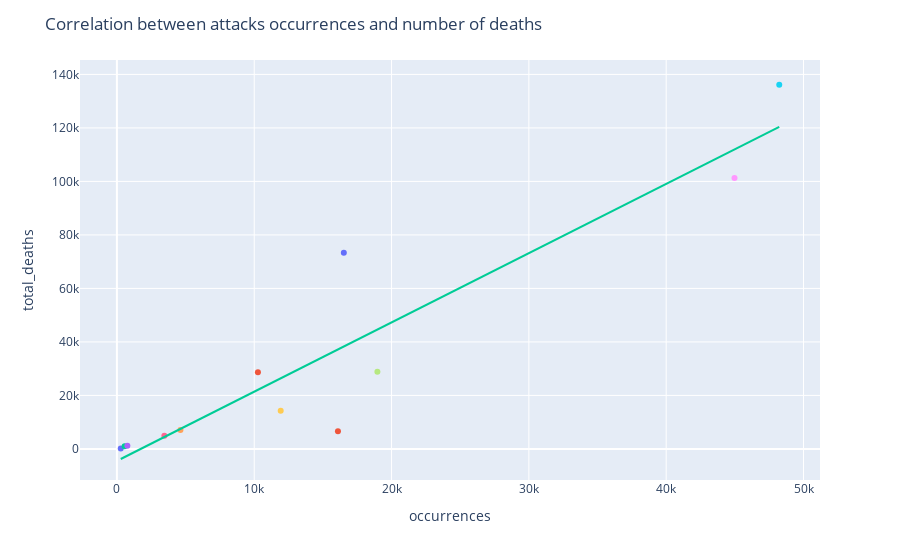

Notebook source saved alongside this figure:
### Code cell
fig_victim = px.scatter(df_summary, x="occurrences", y="total_deaths", 
                        color="region", trendline="ols", trendline_scope="overall")

fig_victim.update_layout(
    showlegend=False,
    title_text="Correlation between attacks occurrences and number of deaths")

fig_victim.show()

### Figure 1 — Plotly figure (JSON) as saved in the notebook; plotly's stock layout.template omitted (floating-point values rounded to 4 significant figures)
{"data": [{"hovertemplate": "region=Australasia & Oceania<br>occurrences=%{x}<br>total_deaths=%{y}<extra></extra>", "legendgroup": "Australasia & Oceania", "marker": {"color": "#636efa", "symbol": "circle"}, "mode": "markers", "name": "Australasia & Oceania", "orientation": "v", "showlegend": true, "type": "scatter", "x": [280], "xaxis": "x", "y": [150], "yaxis": "y"}, {"hovertemplate": "region=Central America & Caribbean<br>occurrences=%{x}<br>total_deaths=%{y}<extra></extra>", "legendgroup": "Central America & Caribbean", "marker": {"color": "#EF553B", "symbol": "circle"}, "mode": "markers", "name": "Central America & Caribbean", "orientation": "v", "showlegend": true, "type": "scatter", "x": [10268], "xaxis": "x", "y": [28697], "yaxis": "y"}, {"hovertemplate": "region=Central Asia<br>occurrences=%{x}<br>total_deaths=%{y}<extra></extra>", "legendgroup": "Central Asia", "marker": {"color": "#00cc96", "symbol": "circle"}, "mode": "markers", "name": "Central Asia", "orientation": "v", "showlegend": true, "type": "scatter", "x": [563], "xaxis": "x", "y": [1000], "yaxis": "y"}, {"hovertemplate": "region=East Asia<br>occurrences=%{x}<br>total_deaths=%{y}<extra></extra>", "legendgroup": "East Asia", "marker": {"color": "#ab63fa", "symbol": "circle"}, "mode": "markers", "name": "East Asia", "orientation": "v", "showlegend": true, "type": "scatter", "x": [763], "xaxis": "x", "y": [1139], "yaxis": "y"}, {"hovertemplate": "region=Eastern Europe<br>occurrences=%{x}<br>total_deaths=%{y}<extra></extra>", "legendgroup": "Eastern Europe", "marker": {"color": "#FFA15A", "symbol": "circle"}, "mode": "markers", "name": "Eastern Europe", "orientation": "v", "showlegend": true, "type": "scatter", "x": [4627], "xaxis": "x", "y": [7082], "yaxis": "y"}, {"hovertemplate": "region=Middle East & North Africa<br>occurrences=%{x}<br>total_deaths=%{y}<extra></extra>", "legendgroup": "Middle East & North Africa", "marker": {"color": "#19d3f3", "symbol": "circle"}, "mode": "markers", "name": "Middle East & North Africa", "orientation": "v", "showlegend": true, "type": "scatter", "x": [48233], "xaxis": "x", "y": [136137], "yaxis": "y"}, {"hovertemplate": "region=North America<br>occurrences=%{x}<br>total_deaths=%{y}<extra></extra>", "legendgroup": "North America", "marker": {"color": "#FF6692", "symbol": "circle"}, "mode": "markers", "name": "North America", "orientation": "v", "showlegend": true, "type": "scatter", "x": [3456], "xaxis": "x", "y": [4916], "yaxis": "y"}, {"hovertemplate": "region=South America<br>occurrences=%{x}<br>total_deaths=%{y}<extra></extra>", "legendgroup": "South America", "marker": {"color": "#B6E880", "symbol": "circle"}, "mode": "markers", "name": "South America", "orientation": "v", "showlegend": true, "type": "scatter", "x": [18970], "xaxis": "x", "y": [28848], "yaxis": "y"}, {"hovertemplate": "region=South Asia<br>occurrences=%{x}<br>total_deaths=%{y}<extra></extra>", "legendgroup": "South Asia", "marker": {"color": "#FF97FF", "symbol": "circle"}, "mode": "markers", "name": "South Asia", "orientation": "v", "showlegend": true, "type": "scatter", "x": [44974], "xaxis": "x", "y": [101319], "yaxis": "y"}, {"hovertemplate": "region=Southeast Asia<br>occurrences=%{x}<br>total_deaths=%{y}<extra></extra>", "legendgroup": "Southeast Asia", "marker": {"color": "#FECB52", "symbol": "circle"}, "mode": "markers", "name": "Southeast Asia", "orientation": "v", "showlegend": true, "type": "scatter", "x": [11928], "xaxis": "x", "y": [14267], "yaxis": "y"}, {"hovertemplate": "region=Sub-Saharan Africa<br>occurrences=%{x}<br>total_deaths=%{y}<extra></extra>", "legendgroup": "Sub-Saharan Africa", "marker": {"color": "#636efa", "symbol": "circle"}, "mode": "markers", "name": "Sub-Saharan Africa", "orientation": "v", "showlegend": true, "type": "scatter", "x": [16525], "xaxis": "x", "y": [73298], "yaxis": "y"}, {"hovertemplate": "region=Western Europe<br>occurrences=%{x}<br>total_deaths=%{y}<extra></extra>", "legendgroup": "Western Europe", "marker": {"color": "#EF553B", "symbol": "circle"}, "mode": "markers", "name": "Western Europe", "orientation": "v", "showlegend": true, "type": "scatter", "x": [16097], "xaxis": "x", "y": [6597], "yaxis": "y"}, {"hovertemplate": "<b>OLS trendline</b><br>total_deaths = 2.5887 * occurrences + -4494.39<br>R<sup>2</sup>=0.866875<br><br>occurrences=%{x}<br>total_deaths=%{y} <b>(trend)</b><extra></extra>", "legendgroup": "Overall Trendline", "line": {"color": "#00cc96"}, "mode": "lines", "name": "Overall Trendline", "showlegend": true, "type": "scatter", "x": [280, 563, 763, 3456, 4627, 10268, 11928, 16097, 16525, 18970, 44974, 48233], "xaxis": "x", "y": [-3770.0, -3037.0, -2519.0, 4452.0, 7484.0, 22090.0, 26380.0, 37180.0, 38280.0, 44610.0, 111900.0, 120400.0], "yaxis": "y"}], "layout": {"legend": {"title": {"text": "region"}, "tracegroupgap": 0}, "margin": {"t": 60}, "showlegend": false, "title": {"text": "Correlation between attacks occurrences and number of deaths"}, "xaxis": {"anchor": "y", "domain": [0, 1], "title": {"text": "occurrences"}}, "yaxis": {"anchor": "x", "domain": [0, 1], "title": {"text": "total_deaths"}}}}
